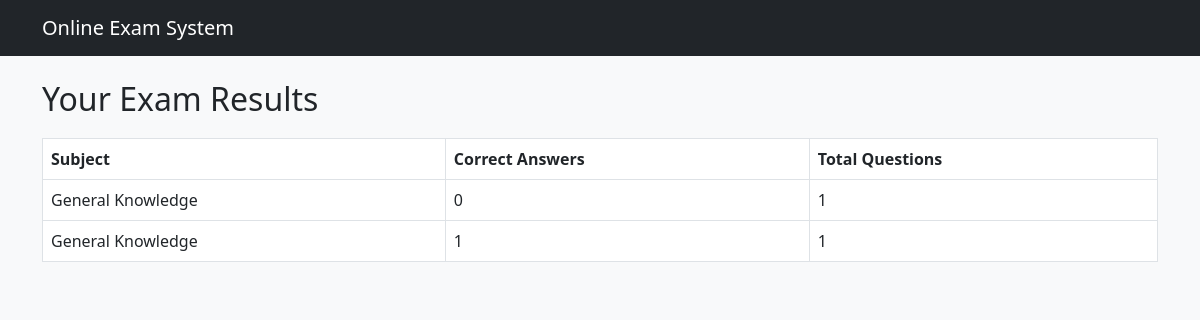
The app's page /result/ (signed in) with its own data.
### student/models.py (models this page shows, shortened)
class ExamResult(models.Model):
    student = models.ForeignKey(Student, on_delete=models.CASCADE)
    subject = models.ForeignKey(Subject, on_delete=models.CASCADE)
    totalmarks = models.IntegerField()
    totalquestion = models.IntegerField()

### exam/models.py (models this page shows, shortened)
class Subject(models.Model):
    subname = models.CharField(max_length=100)

### student/views.py (the view)
# urls.py: path('result/', student_views.view_result, name='view_result'),
def view_result(request):
    student_id = request.session.get('student_id')
    if not student_id:
        return redirect('student_login')
    student = Student.objects.get(id=student_id)
    results = ExamResult.objects.filter(student=student)
    return render(request, 'result.html', {'results': results})

### templates/result.html (shortened to what this page needs)
{% extends 'sitemaster.html' %}
{% block content %}
<h2>Your Exam Results</h2>
<table class="table table-bordered">
  <thead>
    <tr>
      <th>Subject</th>
      <th>Correct Answers</th>
      <th>Total Questions</th>
    </tr>
  </thead>
  <tbody>
    {% for result in results %}
    <tr>
      <td>{{ result.subject.subname }}</td>
      <td>{{ result.totalmarks }}</td>
      <td>{{ result.totalquestion }}</td>
    </tr>
    {% endfor %}
  </tbody>
</table>
{% endblock %}

### static/css/styles.css (style rules this page uses)
body { background-color: #f8f9fa; }
h2 { margin-bottom: 20px; }

### records on screen
ExamResult: subject.subname "General Knowledge", totalmarks "0", totalquestion "1"
ExamResult: subject.subname "General Knowledge", totalmarks "1", totalquestion "1"
